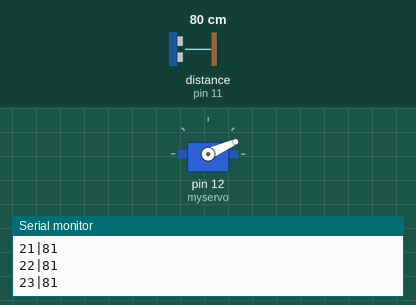
Simulated run of this sketch. Board: Arduino Uno, built with avr-gcc and run on an emulated ATmega328P. Parts: servo, the last lines printed to the serial monitor. The test bench sets the inputs (shaded band); at power-on: distance to the obstacle (sensor on pin 11) 80 cm. The echo pulse lasts 58.3 µs per cm.

Above: at 1.29 s.
1.3 s: distance to the obstacle (sensor on pin 11) set to 18 cm
At 2.12 s:
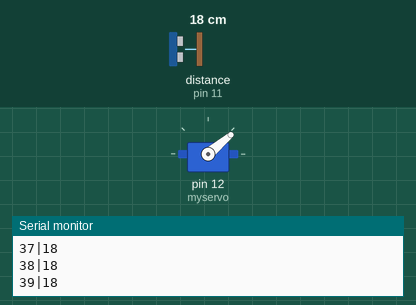
4.3 s: distance to the obstacle (sensor on pin 11) set to 2 cm
At 4.46 s:
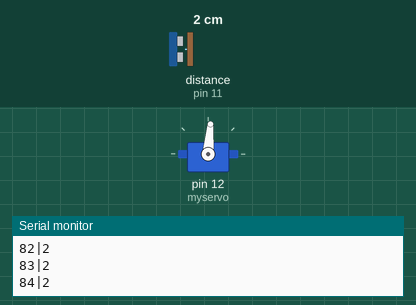
Timing chart, 0 to 16.3 s (numbered marks = the images above; inputs shaded):
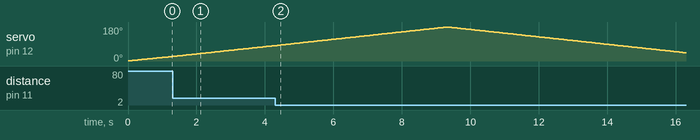

The sketch:

sonar.ino
```cpp
#include <Servo.h>
#include <NewPing.h>

#define TRIGGER_PIN  10   // Arduino'ya bağlanacak TRIGGER pini
#define ECHO_PIN     11   // // Arduino'ya bağlanacak ECHO pini
#define MAX_DISTANCE 200 // Santimetre cinsinden Sensörümüzün bize göstermesini istediğimiz maksimum uzaklık

NewPing sonar(TRIGGER_PIN, ECHO_PIN, MAX_DISTANCE);

Servo myservo;
int angle;
int angleStep;

int angleStepDelayInMs=50;

void setup() {
  angle=0;
  angleStep=1;
  Serial.begin(9600);
  myservo.attach(12);
}

void loop() {
    alterServoMoveDirection();

    Serial.print(angle);
    Serial.print("|");
    Serial.print(sonar.ping_cm());
    Serial.println();

    angle+=angleStep;
    myservo.write(angle);
    delay(angleStepDelayInMs);
}

void alterServoMoveDirection()
{
  if(angle==180)
  {
    angleStep=-1;
  }
  else if (angle==0)
  {
    angleStep=1;
  }
}
```

Measured:
- by itself, servo on pin 12 (myservo): rises from 81° to 180° in 5.0 s, then falls to 44° in 6.9 s
